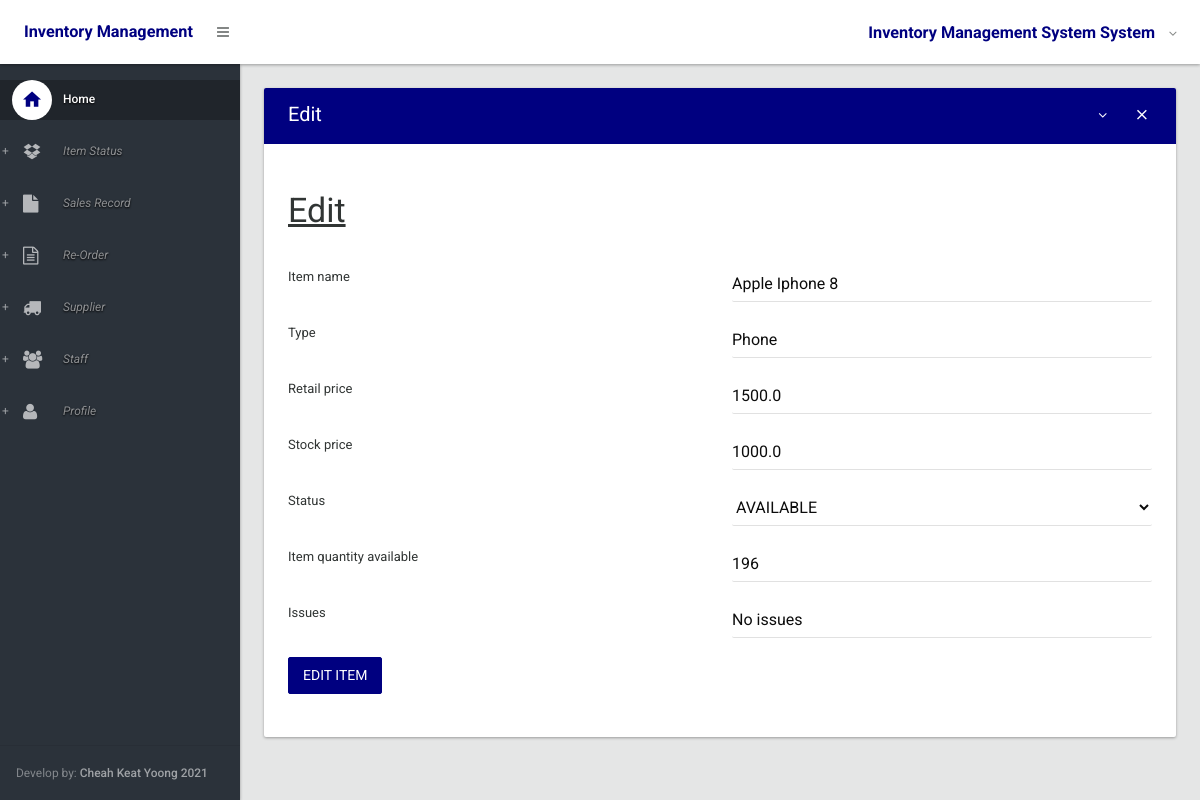
The app's page /item/edit_item/4979 (signed in) with its own data.
### inventory/models.py (models this page shows, shortened)
class item_status(models.Model):
    item_code=models.AutoField(primary_key=True,unique=True)
    item_name=models.CharField(max_length=50,blank=True)
    type= models.CharField(max_length=100,blank=True)
    retail_price=models.FloatField()
    stock_price=models.FloatField(null=True)
    choices =({'AVAILABLE','Item ready to be purchased'},{'SOLD','Item Sold'},{'RESTOCKING','Item restocking in few days'})
    status=models.CharField(max_length=50,choices=choices,default="AVAILABLE") #Available,Sold, Restocking
    item_quantity_available=models.IntegerField()
    issues=models.CharField(max_length=100,default="No issues")

### inventory/views/alpha.py (the view)
# urls.py: url(r'^item/edit_item/(?P<pk>\d+)$', edit_item_status, name="edit_item_status"),
@login_required
def edit_item_status(request, pk):
    return edit_item(request, pk, item_status, item_statusForm)

### inventory/forms.py
class item_statusForm(forms.ModelForm):
    class Meta:
        model = item_status
        fields = ('item_code', 'item_name', 'type', 'retail_price','stock_price','status','item_quantity_available','issues',)

### inventory/templates/inv/edit_item.html (shortened to what this page needs)
{% extends 'inv/base.html' %}
{% load widget_tweaks %}
{% block body %}
         <section>
					<div class="section-body">
						<div class="row">
							<div class="col-lg-12">
								<div class="card">
									<div class="card-head style-primary">
										<header>Edit</header>
										<div class="tools">
											<a class="btn btn-icon-toggle btn-collapse"><i class="fa fa-angle-down"></i></a>
											<a class="btn btn-icon-toggle btn-close"><i class="md md-close"></i></a>
										</div>
									</div>
									<div class="card-body">
  <form method="POST">
    <h1><u>Edit</u></h1><br>
    {% for field in form %}
     <div class="row">
    <div class="col-sm-6">
        <label for="regular2">{{ field.label }}</label>
       </div>
        <div class="col-sm-6">
         <div class="form-group floating-label">
          {{ field| add_class:'form-control' }}
          </div>
        </div>
      </div>
    {% endfor %}
    <div class="form-group row">
      <div class="col-sm-6">
        <button type="submit" class="btn btn-primary">Edit Item</button>
      </div>
    </div>
  </form>
									</div>
								</div>
							</div>
						</div>
					</div>
				</section>
{% endblock %}

### records on screen
item_status: form "Apple Iphone 8" "Phone" "1500.0" "1000.0" "AVAILABLE" "196" "No issues"

### other values on screen
{{ field.label }} "Item name" "Type" "Retail price" "Stock price" "Status" "Item quantity available" "Issues"
